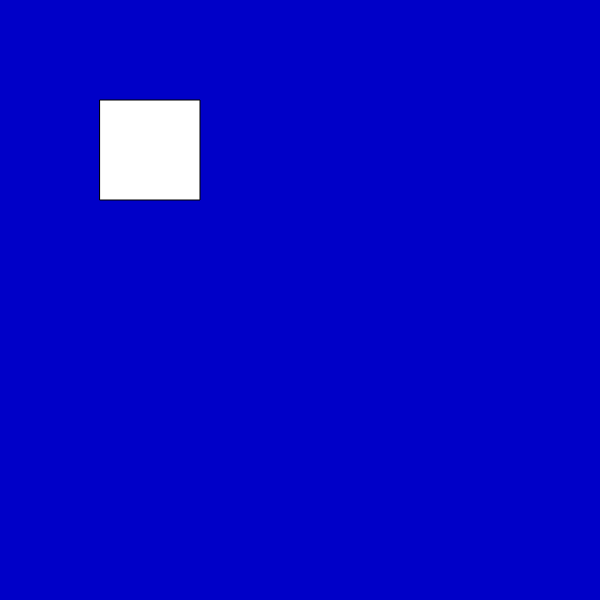
Frame 1 (no input)
Frame 60 (no input): identical to frame 1, image omitted
Frame 120 (the mouse pressed at the canvas centre since frame 60): identical to frame 1, image omitted

The p5.js sketch that drew this single still picture (run headless with seeded random() and noise() and a simulated clock; from frame 60 on, the mouse is pressed at the canvas centre):

// p5.js sketch
// ── sketch.js
function setup() {
createCanvas(600,600);
}

function draw() {
  background(0,0,200);
    rect(100,100,100,100);
}
